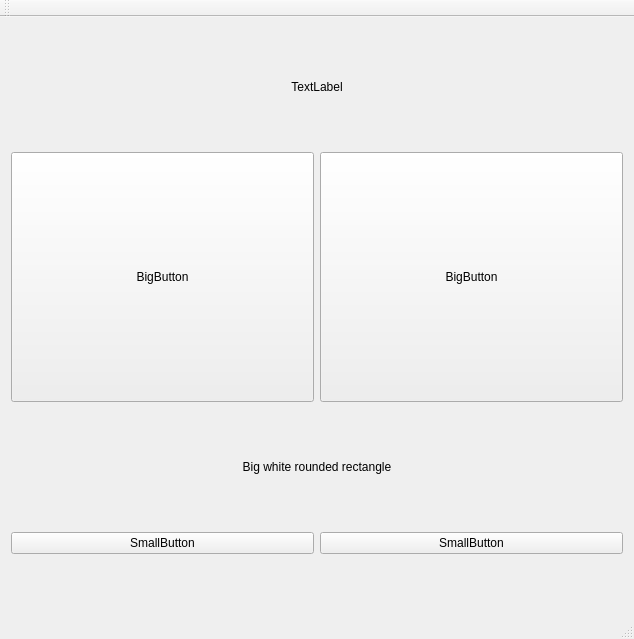
<?xml version="1.0" encoding="UTF-8"?>
<ui version="4.0">
 <class>MainWindow</class>
 <widget class="QMainWindow" name="MainWindow">
  <property name="geometry">
   <rect>
    <x>0</x>
    <y>0</y>
    <width>634</width>
    <height>639</height>
   </rect>
  </property>
  <property name="sizePolicy">
   <sizepolicy hsizetype="Preferred" vsizetype="Preferred">
    <horstretch>0</horstretch>
    <verstretch>0</verstretch>
   </sizepolicy>
  </property>
  <property name="windowTitle">
   <string>MainWindow</string>
  </property>
  <widget class="QWidget" name="centralWidget">
   <layout class="QVBoxLayout" name="verticalLayout" stretch="1,2,1,1">
    <item>
     <widget class="QLabel" name="label">
      <property name="sizePolicy">
       <sizepolicy hsizetype="Preferred" vsizetype="Fixed">
        <horstretch>0</horstretch>
        <verstretch>0</verstretch>
       </sizepolicy>
      </property>
      <property name="text">
       <string>TextLabel</string>
      </property>
      <property name="alignment">
       <set>Qt::AlignCenter</set>
      </property>
     </widget>
    </item>
    <item>
     <layout class="QHBoxLayout" name="horizontalLayout">
      <item>
       <widget class="QPushButton" name="pushButton">
        <property name="sizePolicy">
         <sizepolicy hsizetype="Preferred" vsizetype="Minimum">
          <horstretch>0</horstretch>
          <verstretch>0</verstretch>
         </sizepolicy>
        </property>
        <property name="minimumSize">
         <size>
          <width>0</width>
          <height>100</height>
         </size>
        </property>
        <property name="maximumSize">
         <size>
          <width>16777215</width>
          <height>250</height>
         </size>
        </property>
        <property name="text">
         <string>BigButton</string>
        </property>
       </widget>
      </item>
      <item>
       <widget class="QPushButton" name="pushButton_2">
        <property name="sizePolicy">
         <sizepolicy hsizetype="Minimum" vsizetype="Minimum">
          <horstretch>0</horstretch>
          <verstretch>0</verstretch>
         </sizepolicy>
        </property>
        <property name="minimumSize">
         <size>
          <width>0</width>
          <height>100</height>
         </size>
        </property>
        <property name="maximumSize">
         <size>
          <width>16777215</width>
          <height>250</height>
         </size>
        </property>
        <property name="text">
         <string>BigButton</string>
        </property>
       </widget>
      </item>
     </layout>
    </item>
    <item>
     <widget class="QLabel" name="label_2">
      <property name="sizePolicy">
       <sizepolicy hsizetype="Preferred" vsizetype="Fixed">
        <horstretch>0</horstretch>
        <verstretch>0</verstretch>
       </sizepolicy>
      </property>
      <property name="text">
       <string>Big white rounded rectangle</string>
      </property>
      <property name="alignment">
       <set>Qt::AlignCenter</set>
      </property>
     </widget>
    </item>
    <item>
     <layout class="QHBoxLayout" name="horizontalLayout_2">
      <item>
       <widget class="QPushButton" name="pushButton_3">
        <property name="text">
         <string>SmallButton</string>
        </property>
       </widget>
      </item>
      <item>
       <widget class="QPushButton" name="pushButton_4">
        <property name="text">
         <string>SmallButton</string>
        </property>
       </widget>
      </item>
     </layout>
    </item>
   </layout>
  </widget>
  <widget class="QMenuBar" name="menuBar">
   <property name="geometry">
    <rect>
     <x>0</x>
     <y>0</y>
     <width>634</width>
     <height>24</height>
    </rect>
   </property>
  </widget>
  <widget class="QToolBar" name="mainToolBar">
   <attribute name="toolBarArea">
    <enum>TopToolBarArea</enum>
   </attribute>
   <attribute name="toolBarBreak">
    <bool>false</bool>
   </attribute>
  </widget>
  <widget class="QStatusBar" name="statusBar"/>
 </widget>
 <layoutdefault spacing="6" margin="11"/>
 <resources/>
 <connections/>
</ui>
